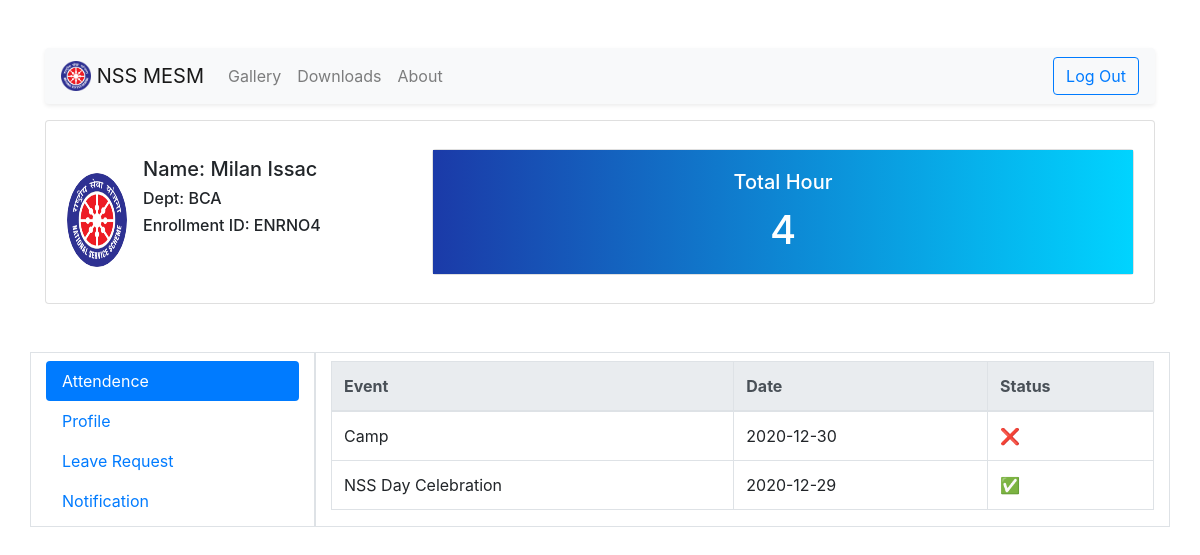
/routes/userboard.php (signed in), run on the app's committed database.
### tables this page shows
CREATE TABLE IF NOT EXISTS `volunteers_profile` (
  `id` int(5) NOT NULL AUTO_INCREMENT,
  `name` varchar(50) NOT NULL,
  `gender` varchar(10) NOT NULL,
  `guardian_name` varchar(50) NOT NULL,
  `dob` date NOT NULL,
  `community` varchar(10) NOT NULL,
  `blood_group` varchar(5) NOT NULL,
  `mobile_no` varchar(14) NOT NULL,
  `email` varchar(25) NOT NULL,
  `pincode` int(8) NOT NULL,
  `place` varchar(30) NOT NULL,
  `is_active` tinyint(1) NOT NULL,
  `user_type` int(2) NOT NULL,
  `year_of_join` year(4) NOT NULL,
  `dept_id` int(10) NOT NULL,
  `username` varchar(20) NOT NULL,
  `password` varchar(20) NOT NULL,
  PRIMARY KEY (`id`),
  KEY `user_type` (`user_type`),
  KEY `dept_id` (`dept_id`)
);

CREATE TABLE IF NOT EXISTS `department` (
  `dept_id` int(10) NOT NULL AUTO_INCREMENT,
  `name` varchar(30) NOT NULL,
  PRIMARY KEY (`dept_id`),
  KEY `dept_id` (`dept_id`)
);

CREATE TABLE IF NOT EXISTS `event` (
  `id` int(5) NOT NULL AUTO_INCREMENT,
  `start_date` date NOT NULL,
  `end_date` date NOT NULL,
  `name` varchar(50) NOT NULL,
  `description` varchar(200) NOT NULL,
  `total_hour` int(10) NOT NULL,
  `venue` varchar(50) NOT NULL,
  `is_valid` tinyint(1) NOT NULL DEFAULT '1',
  PRIMARY KEY (`id`),
  KEY `event_id` (`id`)
);

### backend/utilities.php (called while the page is built, shortened)
<?php
require('dbconnect.php');
function get_user_details($user)
{
    global $conn;
    $sql="select v.* ,d.name as dept from volunteers_profile v, department d where username='$user' and v.dept_id=d.dept_id ";
    if (mysqli_query($conn, $sql)) {
        $result= mysqli_query($conn, $sql);
        $row=mysqli_fetch_assoc($result);
        return $row;
    } else {
        echo mysqli_error($conn);
    }
}
function attendence_by_event($id)
{
    global $conn;
    $sql="SELECT vol_id from attendence where event_id='$id'";
    if (mysqli_query($conn, $sql)) {
        $result= mysqli_query($conn, $sql);
        $absent=array();
        if (mysqli_num_rows($result)>0) {
            while ($row=mysqli_fetch_array($result)) {
                array_push($absent, $row['vol_id']);
            }
            return $absent;
        } else {
            return "no";
        }
    } else {
        echo mysqli_error($conn);
    }
}
function get_valid_events()
{
    global $conn;
    $sql="select id,name,start_date from event order by start_date desc";
    if (mysqli_query($conn, $sql)) {
        $result=mysqli_query($conn, $sql);
        return $result;
    }
}
function is_absent($eid, $vid)
{
    $absents=attendence_by_event($eid);
    $status=in_array($vid, $absents)?1:0;
    return $status;
}
function user_hour($vid){
    $user_hour=0;
    global $conn;
    $sql="select id,total_hour from event where is_valid=1";
    if (mysqli_query($conn, $sql)) {
        $result=mysqli_query($conn, $sql);
        while($event=mysqli_fetch_assoc($result)){
                    if(is_absent($event['id'],$vid)==0){
                        $user_hour+=$event['total_hour'];
                    }
        }
        return $user_hour;
    }
}

### routes/userboard.php (the view, shortened to what this page needs)
<?php
require('../backend/dbconnect.php');
require('../backend/utilities.php');
if ($_SESSION['type']!='volunteer' || $_SESSION['auth']!="true") {
    header("Location:../index.php");
}
else{
?>
<!DOCTYPE html>
<html lang="en">
  <head>
    <link rel="stylesheet" href="../css/bootstrap.min.css" />
  </head>
  <body>
    <div class="container my-5">
    <nav class="navbar navbar-expand-lg navbar-light rounded bg-light my-3 shadow-sm">
        <a class="navbar-brand" href="../">
          <img
            src="../assets/favicon.png"
            width="30"
            height="30"
            class="d-inline-block align-top"
            alt=""
            loading="lazy"
          />
          NSS MESM</a
        >
        <div class="collapse navbar-collapse" id="navbarText">
          <ul class="navbar-nav mr-auto">
            <li class="nav-item">
              <a class="nav-link" href="../routes/gallery.php">Gallery</a>
            </li>
            <li class="nav-item">
              <a class="nav-link" href="../routes/downloads.php">Downloads</a>
            </li>
            <li class="nav-item">
              <a class="nav-link" href="../routes/about.php">About</a>
            </li>
          </ul>
        <a class="btn btn-outline-primary my-2 my-sm-0"  href="../backend/logout.php?q=out">Log Out</a>
            </nav>
      <div class="card">
        <div class="card-body row">
          <div class="col-lg-4 p-3 d-flex">
            <img
              src="../assets/favicon.png"
              alt="John Doe"
              class="mr-3 mt-3 rounded-circle"
              style="width: 60px"
            />
            <div class="">
            <?php
            $user=get_user_details($_COOKIE['username']);
            ?>
              <h5>Name: <?php echo $user['name'] ?></h5>
              <h6>Dept: <?php echo $user['dept'] ?> </h6>
              <h6>Enrollment ID: ENRNO<?php echo $user['id'] ?></h6>
            </div>
          </div>
          <div class="col my-2">
                <div class="card">
                  <div class="card-body text-center status-card">
                    <h5 class="card-title"> Total Hour</h5>
                    <h1 class="card-text"><?php echo user_hour($user['id']);?></h1>
                  </div>
                </div>
              </div>
        </div>
      </div>
      <div class="row my-5">
        <div class="col-md-3 pt-2 border">
          <div
            class="nav flex-md-column nav-pills"
            id="v-pills-tab"
            role="tablist"
            aria-orientation="horizontal"
          >
            <a
              class="nav-link active"
              id="v-pills-home-tab"
              data-toggle="pill"
              href="#v-pills-attendence"
              role="tab"
              aria-controls="v-pills-home"
              aria-selected="true"
              >Attendence</a
            >
            <a
              class="nav-link"
              id="v-pills-profile-tab"
              data-toggle="pill"
              href="#v-pills-profile"
              role="tab"
              aria-controls="v-pills-profile"
              aria-selected="false"
              >Profile</a
            >
            <a
              class="nav-link"
              id="v-pills-messages-tab"
              data-toggle="pill"
              href="#v-pills-requests"
              role="tab"
              aria-controls="v-pills-messages"
              aria-selected="false"
              >Leave Request</a
            >
            <a
              class="nav-link"
              id="v-pills-notifications-tab"
              data-toggle="pill"
              href="#v-pills-notifications"
              role="tab"
              aria-controls="v-pills-notifications"
              aria-selected="false"
              >Notification</a
            >
          </div>
        </div>
        <div class="col-md-9 pt-2 border">
          <div class="tab-content" id="v-pills-tabContent">
            <div
              class="tab-pane fade show active"
              id="v-pills-attendence"
              role="tabpanel"
              aria-labelledby="v-pills-home-tab"
            >
              <div class="table-responsive">
                <table class="table  table-bordered">
                  <thead class="thead-light">
                    <tr>
                      <th>Event</th>
                      <th>Date</th>
                      <th>Status</th>
                    </tr>
                  </thead>
                  <?php
                  $events=get_valid_events();
                  ?>
                  <tbody>
                  <?php
                  while($event=mysqli_fetch_assoc($events)){
                    $status=is_absent($event['id'],$user['id']);
$status=$status==0?"&#9989;":"&#10060;";
echo " <tr><td>".$event['name']."</td><td>".$event['start_date']."</td><td>".$status."</td></tr>";
                  }
                  ?>
                  </tbody>
                </table>
              </div>
            </div>
            </div>
          </div>
        </div>
      </div>
  </body>
</html>
<?php }?>

### routes/userboard.php (style rules this page uses)
.status-card { background: linear-gradient(90deg, rgba(2,0,36,1) 0%, rgba(27,58,168,1) 0%, rgba(0,212,255,1) 100%); color:white; }

### data on the page
volunteers_profile: name "Milan Issac", dept.name "BCA", id "4"
event: name "Camp", start_date "2020-12-30", status "❌"
event: name "NSS Day Celebration", start_date "2020-12-29", status "✅"

### other printed values
user_hour($user['id']) "4"
